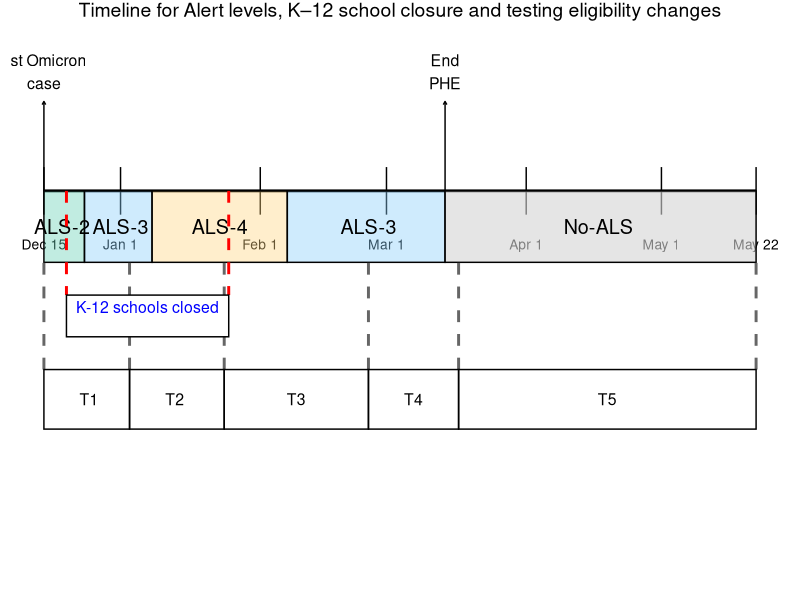

The R source for this figure:
# load libraries
library(ggplot2)
library(dplyr)

# shared axis
axis_dates <- data.frame(
  date  = as.Date(c("2021-12-15","2022-01-01","2022-02-01","2022-03-01","2022-04-01","2022-05-01","2022-05-22")),
  label = c("Dec 15","Jan 1","Feb 1","Mar 1","Apr 1","May 1","May 22")
)

# als timeline
als_segments <- data.frame(
  start = as.Date(c("2021-12-15","2021-12-24","2022-01-08","2022-02-07","2022-03-14")),
  end   = as.Date(c("2021-12-24","2022-01-08","2022-02-07","2022-03-14","2022-05-22")),
  level = c("ALS-2","ALS-3","ALS-4","ALS-3","No-ALS")
) %>%
  mutate(midpoint = start + (end - start)/2)

als_colors <- c(
  "ALS-2" = "#66D1B566",
  "ALS-3" = "#87CEFA66",
  "ALS-4" = "#FFD58066",
  "No-ALS" = "#D3D3D399"
)

# notable events (arrows go upward; nothing crosses the als band)
events_als <- data.frame(
  date  = as.Date(c("2021-12-15","2022-03-14")),
  label = c("1st Omicron\ncase","End\nPHE"),
  y_tip = 0.15,  # arrow tip height
  y_txt = 0.20   # text height
)

# k–12 closure bracket (between als and testing) -----
schools_closed <- data.frame(
  start = as.Date("2021-12-20"),
  end   = as.Date("2022-01-25")
) %>%
  mutate(midpoint = start + (end - start)/2)

# testing timeline
testing_segments <- data.frame(
  start = as.Date(c("2021-12-15","2022-01-03","2022-01-24","2022-02-25","2022-03-17")),
  end   = as.Date(c("2022-01-03","2022-01-24","2022-02-25","2022-03-17","2022-05-22")),
  label = c("T1","T2","T3","T4","T5")
) %>%
  mutate(midpoint = start + (end - start)/2)

# layout y positions (axis, als, k–12, testing) -----
y_axis <- 0.00
y_als  <- -0.06; h_als  <- 0.06
y_k12  <- -0.21; h_k12  <- 0.035
y_test <- -0.35; h_test <- 0.05

# dashed connectors from testing to als bottom (no crossing inside als)
connector_dates <- data.frame(date = sort(unique(c(testing_segments$start, testing_segments$end))))

# red dashed verticals split at als bottom and end at k–12 top
k12_verticals <- data.frame(
  x  = c(schools_closed$start, schools_closed$end),
  y0 = y_axis,           # from axis
  y1 = y_als - h_als,    # to als bottom
  y2 = y_k12 + h_k12     # then to top of k–12 box
)

# plot
p <- ggplot() +
  # main axis line and ticks
  geom_segment(aes(x = min(axis_dates$date), xend = max(axis_dates$date), y = y_axis, yend = y_axis), linewidth = 1) +
  geom_segment(data = axis_dates, aes(x = date, xend = date, y = y_axis + 0.04, yend = y_axis - 0.04)) +
  geom_text(data = axis_dates, aes(x = date, y = y_axis - 0.09, label = label), size = 3.5) +
  # als events (arrows up from axis)
  geom_segment(data = events_als,
               aes(x = date, xend = date, y = y_axis, yend = y_tip),
               arrow = arrow(length = grid::unit(0.09, "cm")), linewidth = 0.5) +
  geom_text(data = events_als, aes(x = date, y = y_txt, label = label), size = 4) +
  
  # als band with shading
  geom_rect(data = als_segments,
            aes(xmin = start, xmax = end, ymin = y_als - h_als, ymax = y_als + h_als, fill = level),
            color = "black") +
  geom_text(data = als_segments, aes(x = midpoint, y = y_als, label = level), size = 5, face = "bold") +
  
  # gray connectors from testing to als bottom
  geom_segment(data = connector_dates,
               aes(x = date, xend = date, y = y_test + h_test, yend = y_als - h_als),
               linetype = "dashed", color = "grey40", size = 1.0) +
  
  # red dashed lines from axis -> als bottom
  geom_segment(data = k12_verticals,
               aes(x = x, xend = x, y = y0, yend = y1),
               linetype = "dashed", color = "red", size = 1) +
  # continue red dashed lines from als bottom -> top of k–12 box
  geom_segment(data = k12_verticals,
               aes(x = x, xend = x, y = y1, yend = y2),
               linetype = "dashed", color = "red", size = 1) +
  
  # k–12 closed box centered between bands + centered label
  geom_rect(data = schools_closed,
            aes(xmin = start, xmax = end, ymin = y_k12 - h_k12, ymax = y_k12 + h_k12),
            fill = "white", color = "black") +
  geom_text(data = schools_closed,
            aes(x = midpoint, y = y_k12, label = "K-12 schools closed"),
            size = 4, color = "blue", vjust = -0.25, hjust = 0.5) +
  
  # testing band (outline only), with labels
  geom_rect(data = testing_segments,
            aes(xmin = start, xmax = end, ymin = y_test - h_test, ymax = y_test + h_test),
            fill = NA, color = "black") +
  geom_text(data = testing_segments, aes(x = midpoint, y = y_test, label = label), size = 4) +
  
  # colors and theme
  scale_fill_manual(values = als_colors) +
  coord_cartesian(ylim = c(-0.62, 0.44)) +
  theme_void() +
  theme(
    plot.title.position = "plot",
    plot.title = element_text(hjust = 0.5, size = 14, margin = margin(b = -90)),
    plot.margin = margin(2, 6, 6, 6),
    legend.position = "none")+
  labs(title = "Timeline for Alert levels, K–12 school closure and testing eligibility changes")

print(p)
